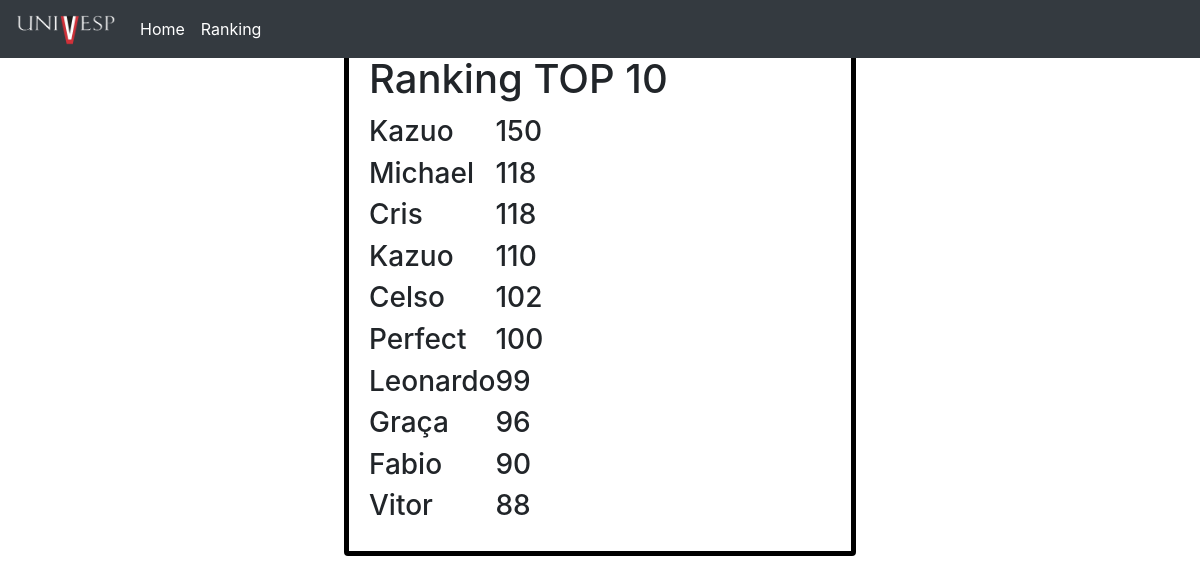
Before: /ranking with the older database file.
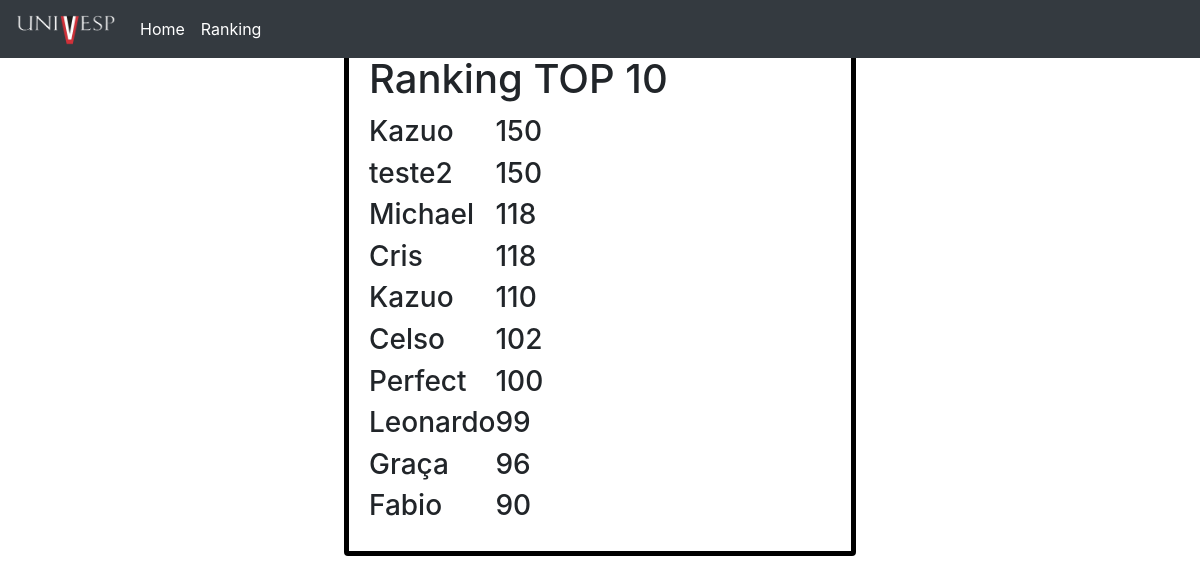
After: the same page with the newer database file.
### quiz/models.py (models this page shows, shortened)
class Ranking(models.Model):
    username = models.CharField(max_length=200)
    first = models.CharField(max_length=100)
    last = models.CharField(max_length=100)
    score = models.IntegerField(default=0)

### quiz/views.py (the view, shortened to what this page needs)
# urls.py: path("ranking", views.ranking, name="ranking"),
def ranking(request):
	ranking=Ranking.objects.all().order_by('-score')
	ranking=ranking[:10]
	return render(request, "quiz/ranking.html", {
		"ranking": ranking
	})

### quiz/templates/quiz/ranking.html (shortened to what this page needs)
{% extends 'quiz/body.html' %} {% block content %}
<div class="container">
  <div class="card-columns" style="padding: 10px; margin: 20px">
    <div
      class="card"
      align="centre "
      style="width: 32rem; border: 5px black solid"
    >
      <div class="card-body">
        <h1 class="card-title">Ranking TOP 10</h1>
        <table>
          {% for user in ranking %}
          <tr>
            <td><h3>{{ user.username }}</h3></td>
            <td><h3>{{ user.score }}</h3></td>
          </tr>
          {% endfor %}
        </table>
      </div>
    </div>
  </div>
</div>
{% endblock %}

### quiz/templates/quiz/body.html (shortened to what this page needs)
{% load static %}
<!DOCTYPE html>
<html lang="pt-br">
  <head>
    <link
      rel="stylesheet"
      href="https://stackpath.bootstrapcdn.com/bootstrap/4.5.0/css/bootstrap.min.css"
    />
    <link rel="stylesheet" href="{% static 'quiz/style.css' %}" />
  </head>
  <body>
    {% include 'quiz/navbar.html' %} {% block content %} {% endblock %}
  </body>
</html>

### quiz/templates/quiz/navbar.html (shortened to what this page needs)
{% load static %}
<nav class="navbar fixed-top navbar-expand-lg navbar-dark bg-dark">
  <a class="navbar-brand" href="http://www.univesp.br/">
    <img src="{% static 'quiz/img/UnivespLoginLogo.png' %}" width="100" height="30">
  </a>
  <div class="collapse navbar-collapse" id="navbarNav">
    <ul class="navbar-nav">
      <li class="nav-item active">
        <a class="nav-link" href="{% url 'quiz:homepage' %}">Home</a>
      </li>
      <li class="nav-item active">
        <a class="nav-link" href="{% url 'quiz:ranking' %}">Ranking</a>
      </li>
    </ul>
  </div>
</nav>

### quiz/static/quiz/style.css (style rules this page uses)
* { margin: 0; padding: 0; }
body { width: 100%; height: 100%; }
h3 { align-items:center; }
a { color: white; }
.card-columns { display: flex; align-items: center; }
.container { width: 100%; height: 100vh; display: flex; align-items: center; justify-content: flex-start; flex-direction: column; }
.container h1 { padding: 0; }

Changed rows visible on the page:
no longer on this page (row unchanged): Ranking: username "Vitor", score "88"
added Ranking: username "teste2", score "150"
